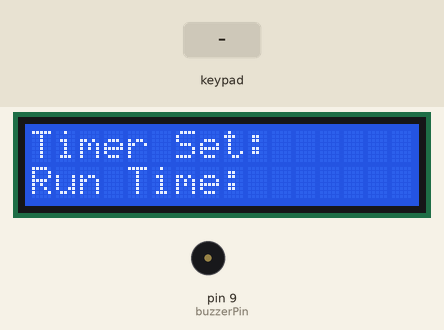
Simulated run of this sketch. Board: Arduino Uno, built with avr-gcc and run on an emulated ATmega328P. Parts: 16×2 character LCD, buzzer (waves = sounding, pin HIGH). Wiring (inferred from the names in the program): 4×4 keypad with keys Z W t w 1 2 3 4 5 6 7 8 9 + - R: rows pin 3, pin 4, pin 5, pin 6; columns pin 7, pin 8, pin 10, pin 11. The inputs (shaded band) are chosen by the test bench. Pins used as bus, display or sensor lines are not drawn; what the sketch prints to the serial monitor is not drawn.

Above: at 2.3 s.
2.4 s: key 'R' pressed
At 3.0 s:
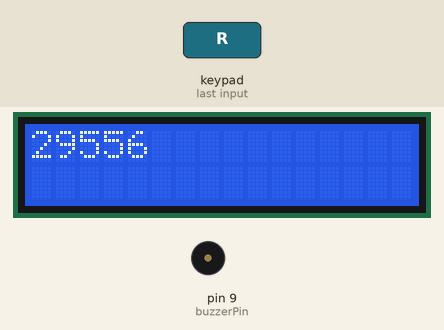
5.1 s: key 'w' pressed
At 5.7 s:
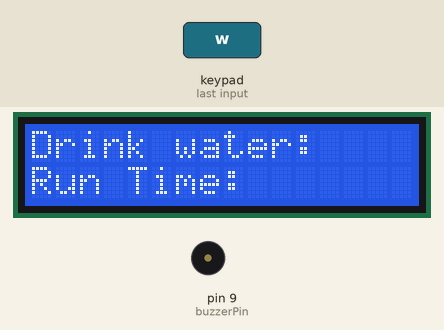
6.7 s: keypad keys 3 4 5 6 pressed 0.4 s apart
At 8.7 s:
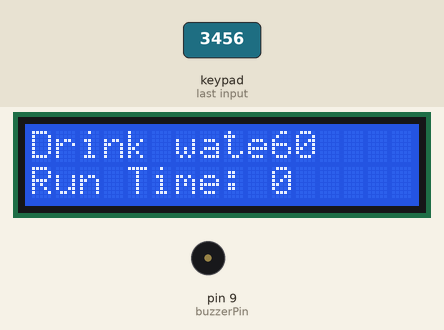
9.8 s: key 't' pressed
At 10.7 s:
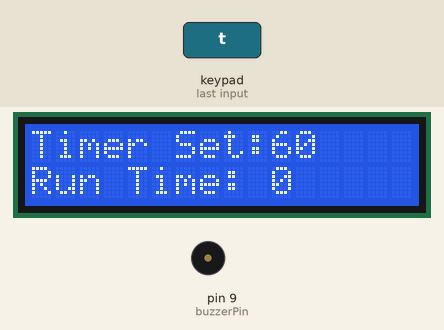
11.4 s: keypad keys 1 3 9 7 pressed 0.4 s apart
At 13.5 s:
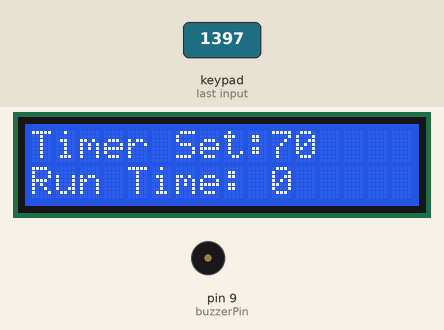
Timing chart, 0 to 15.0 s (numbered marks = the images above; inputs shaded):
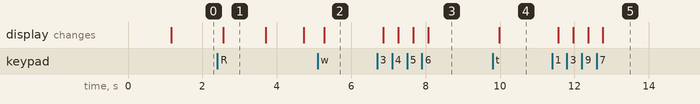

The sketch:

project_timer.ino
```cpp
//I2C
//I2C 통신 라이브러리
#include <Wire.h>
//I2C LCD 라이브러리
#include <LiquidCrystal_I2C.h>
LiquidCrystal_I2C lcd(32,16,2);//0x27

//4*4 키패드
//열의 수 설정
const int numRows = 4;
//행의 수 설정
const int numCols = 4;

//열과 행에 대하여 문자를 할당
char keys[numRows][numCols]={
  {'Z','W','t','w'},//Z is zeor(무게 영점), W is weight(물이든 컵의 무게), t is timer, w is water(마신 물의 양)
  {'1','2','3','4'},
  {'5','6','7','8'},
  {'9','+','-','R'}//R is reset
};

int rowPins[] = {3,4,5,6};
int colPins[] = {7,8,10,11};

//부저 설정
int buzzerPin=9;
int songLength=24;
char notes[]="dbagd dbage eCbaf DDCabg";
int beats[]={1,1,1,1,2,1,1,1,1,1,2,1,1,1,1,1,2,1,1,1,1,1,2,1};
int tempo=150;

long old_time=0;
long time_atack=0;
bool check=false;

void setup(){
//열을 입력 풀업 모드로 설정한다.
  for(int i=0;i<numRows;i++)
    pinMode(rowPins[i], INPUT_PULLUP);

//행을 출력모드로 설정한다. 초기값을 HIGH로 설정
  for(int i=0;i<numCols;i++){
    pinMode(colPins[i], OUTPUT);
    digitalWrite(colPins[i], HIGH);
  }
//부저 설정
  pinMode(buzzerPin,OUTPUT);

  Serial.begin(9600);

  lcd.begin(16,2);
  lcd.init();
  lcd.clear();
  lcd.backlight();
  lcd.setCursor(0,0);
  lcd.print("Arduino LCD");
  delay(1000);

  lcd.clear();
  lcd.setCursor(0,0);
  lcd.print("Timer Set: ");//11

  lcd.setCursor(0,1);
  lcd.print("Run Time: ");//10
}

void loop(){
//key 변수에 키패드 입력 값을 읽어서 저장한다.
  char key = keypadRead();

  //key 변수가 0일때는 입력이 없는 것이고
  //그 외의 값에서는 입력이 발생한것이다.
  if(key!=0){
    Serial.print("You push ");
    Serial.print(key);
    Serial.println(" key");
    if(key=='t'){
      lcd.setCursor(0,0);
      lcd.print("Timer Set:                ");
      lcd.setCursor(10,0);
      lcd.print(time_atack);
    }
    if(key=='w'){
      lcd.setCursor(0,0);
      lcd.print("Drink water:              ");
    }
    if(key=='1'){
      old_time=millis();//1sec = 1000millis
      time_atack=10;//10분. 분단위
      check=true;
      lcd.setCursor(10,0);
      lcd.print("          ");
      lcd.setCursor(10,0);
      lcd.print(time_atack);
    }
    if(key=='2'){
      //for test
      old_time=millis();
      time_atack=20;//분단위
      check=true;
      lcd.setCursor(10,0);
      lcd.print("          ");
      lcd.setCursor(10,0);
      lcd.print(time_atack);
    }
    if(key=='3'){
      //for test
      old_time=millis();
      time_atack=30;//분단위
      check=true;
      lcd.setCursor(10,0);
      lcd.print("          ");
      lcd.setCursor(10,0);
      lcd.print(time_atack);
    }
    if(key=='4'){
      old_time=millis();
      time_atack=40;//분단위
      check=true;
      lcd.setCursor(10,0);
      lcd.print("          ");
      lcd.setCursor(10,0);
      lcd.print(time_atack);
    }
    if(key=='5'){
      old_time=millis();
      time_atack=50;//분단위
      check=true;
      lcd.setCursor(10,0);
      lcd.print("          ");
      lcd.setCursor(10,0);
      lcd.print(time_atack);
    }
    if(key=='6'){
      old_time=millis();
      time_atack=60;//분단위
      check=true;
      lcd.setCursor(10,0);
      lcd.print("          ");
      lcd.setCursor(10,0);
      lcd.print(time_atack);
    }
    if(key=='7'){
      old_time=millis();
      time_atack=70;//분단위
      check=true;
      lcd.setCursor(10,0);
      lcd.print("          ");
      lcd.setCursor(10,0);
      lcd.print(time_atack);
    }
    if(key=='8'){
      old_time=millis();
      time_atack=80;//분단위
      check=true;
      lcd.setCursor(10,0);
      lcd.print("          ");
      lcd.setCursor(10,0);
      lcd.print(time_atack);
    }
    if(key=='9'){
      old_time=millis();
      time_atack=90;//분단위
      check=true;
      lcd.setCursor(10,0);
      lcd.print("          ");
      lcd.setCursor(10,0);
      lcd.print(time_atack);
    }
    if(key=='+'){
      time_atack+=1;//분단위
      old_time=millis();
      check=true;
      lcd.setCursor(10,0);
      lcd.print("          ");
      lcd.setCursor(10,0);
      lcd.print(time_atack);
    }
    if(key=='-'){
      if(time_atack-1!=0){
        time_atack-=1;//분단위
        old_time=millis();
        check=true;
        lcd.setCursor(10,0);
        lcd.print("          ");
        lcd.setCursor(10,0);
        lcd.print(time_atack);
      }
    }
    if(key=='R'){//리셋
      lcd.clear();
      lcd.print('Rest');
      delay(1000);
      resetFunc();
    }
    if(key=='Z'){//컵 무게 재기
      Serial.println("컵 무게 재기");
    }
    if(key=='W'){//물이든 컵 무게 재기
      Serial.println("물이든 컵 무게 재기");
    }
  }

  if(check==true){
    lcd.setCursor(10,1);
    lcd.print((millis()-old_time)/60000);//분 단위
  }

  if((millis()-old_time)/60000>=time_atack && check==true){//시간되면 buzzer 울림
    Serial.print(time_atack);
    Serial.println("minute");
    buzzer();
    old_time=millis();
  }
}
char keypadRead(){
  char key =0;
  for(int i=0;i<numCols;i++){
    digitalWrite(colPins[i],LOW);
    for(int j=0;j<numRows;j++){
      if(digitalRead(rowPins[j])==LOW){
        delay(10);//바운싱 방지
        while(digitalRead(rowPins[j])==LOW);//키 놓을 때 까지 기다림.
        key = keys[j][i];
      }
    }
    digitalWrite(colPins[i],HIGH);//LOW 설정했던 행을 다시 HIGH로
  }
  return key;
}

void buzzer(){
  Serial.println("buzzer function");
  int duration;
  for(int i=0;i<songLength;i++){
    duration=beats[i]*tempo;
    if(notes[i]==' '){
      delay(duration);
      }
    else{
      tone(buzzerPin,frequency(notes[i]),duration);
      delay(duration);
      }
      delay(tempo/10);
    }
}
int frequency(char note){
  int i;
  int notes=10;//8
  char names[]={'c','d','x','e','f','g','a','b','C','D'};//x is d#, D is D#
  int frequencies[]={262,294,312,330,349,392,440,494,523,588};
  for(i=0;i<notes;i++){
    if(names[i]==note) return(frequencies[i]);
    }
    return(0);
  }

//SW 리셋
void resetFunc(){asm volatile("jmp 0");}
```

Measured:
- after the input at 2.4 s, the display: changes after 0.16 s (image 1)
- after the input at 5.1 s, the display: changes after 0.17 s (image 2)
- after the input at 6.7 s, the display: first changes after 0.17 s (image 3 shows a later state)
- after the input at 9.8 s, the display: changes after 0.18 s (image 4)
- after the input at 11.4 s, the display: first changes after 0.17 s (image 5 shows a later state)
- what the display in image 1 shows lasts 1.1 s, from 2.6 s to 3.7 s
